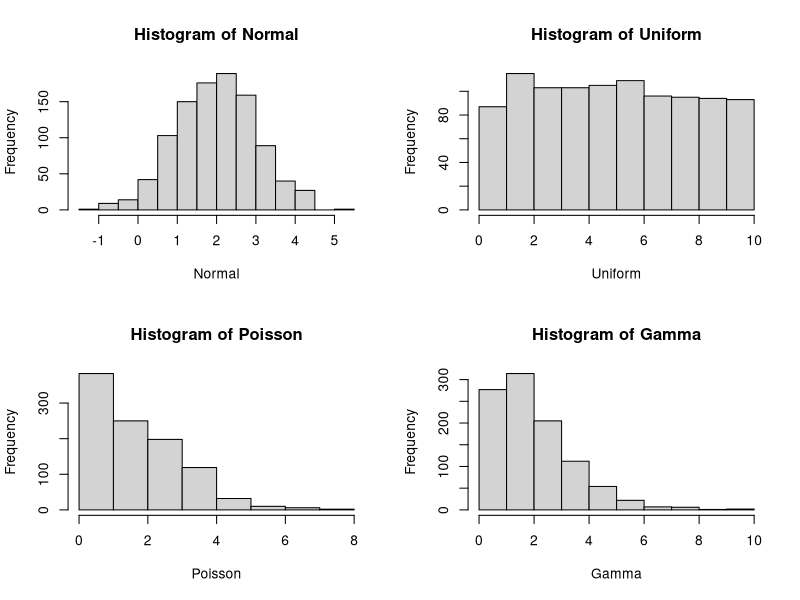
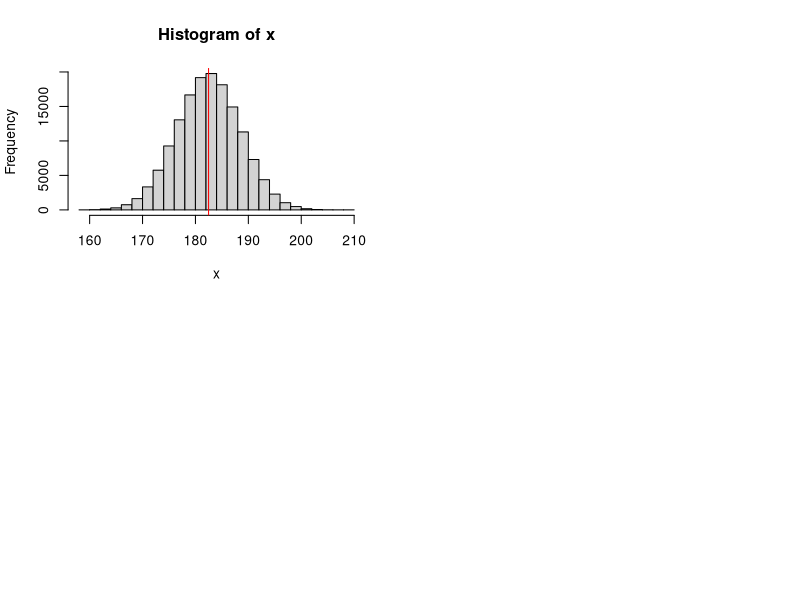

Here is the R script that generated these plots, in order: (Note: this script raises an error after producing the figures.)
## Q1:
Normal<-rnorm(1000,2,1)  
Uniform<-runif(1000,0,10) 
Poisson<-rpois(1000,2)                
Gamma<-rgamma(1000,2)         
par(mfrow=c(2,2)) # Plot with 2 rows and 2 columns. 
hist(Normal);hist(Uniform);hist(Poisson);hist(Gamma)

## Q2: 
# Normal: length of population
# Uniform: Chance of rolling a number on a dice
# Poisson: Goals scored during football match
# Gamma: Precipiation levels

## Q3: 16%
set.seed(42);x<-rnorm(150000,182.5,6)
hist(x)
abline(v=mean(x),col="red")

## Q4:
m<-182.5-169
dev<-sqrt(6^2+2^2)
pnorm(0,m,dev)*8500000

## Q5: 
# If we look at the boxplot, the number of outliers in each will be an 
# indication of the size of the sample.
# When we generate more data, the probability of sampling extreme values is 
# slightly higher. 

## Q6: No because there is a lot of variation in the data with relatively
# small whales and very larges ones. As such the average will be relatively 
# large compared to the median for instance.

## Q7: The Physeteridae family consists of three species, two relatively small
# and one rather large. 

## Q8: The fatality data follows a Poisson distribution. 

## Q9: 
pois<-rpois(nrow(prussia),mean(prussia$deaths))
P<-as.vector(table(pois))
perc2<-P/sum(P)*100
lines(0:4,perc2,lty=2,type="b") 

## Q10:
kicks.c<-aggregate(deaths~corps,prussia,sum)
# Avoid corps XI as average is 11 higher than average.
# Corps below average are: 
kicks.c[kicks.c$deaths<mean(kicks.c$deaths),]$corps
